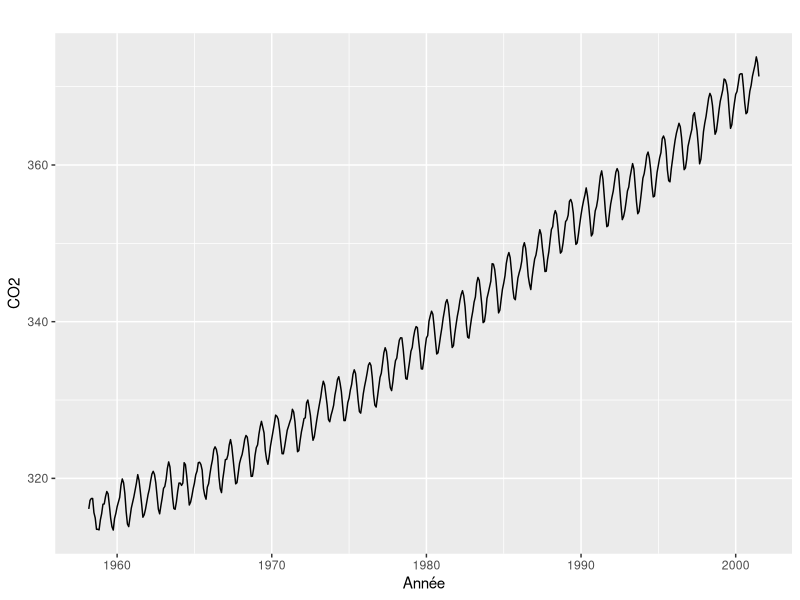
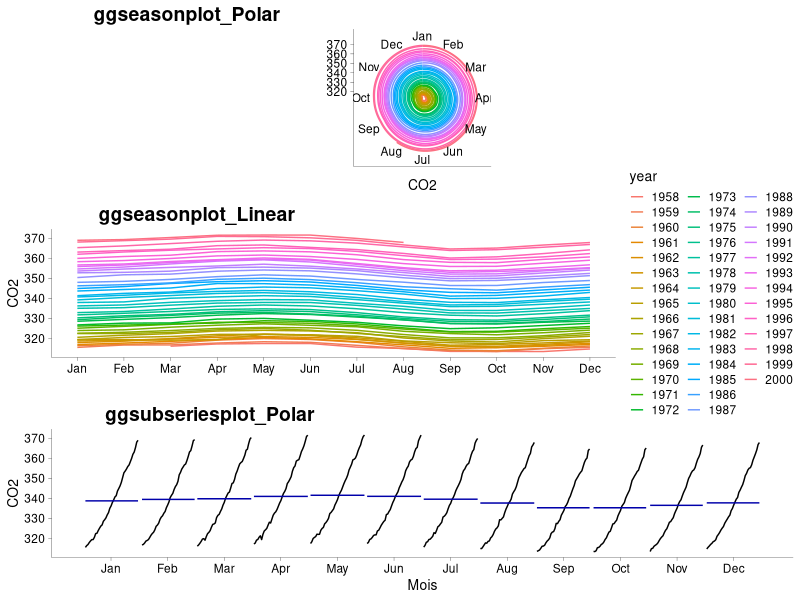
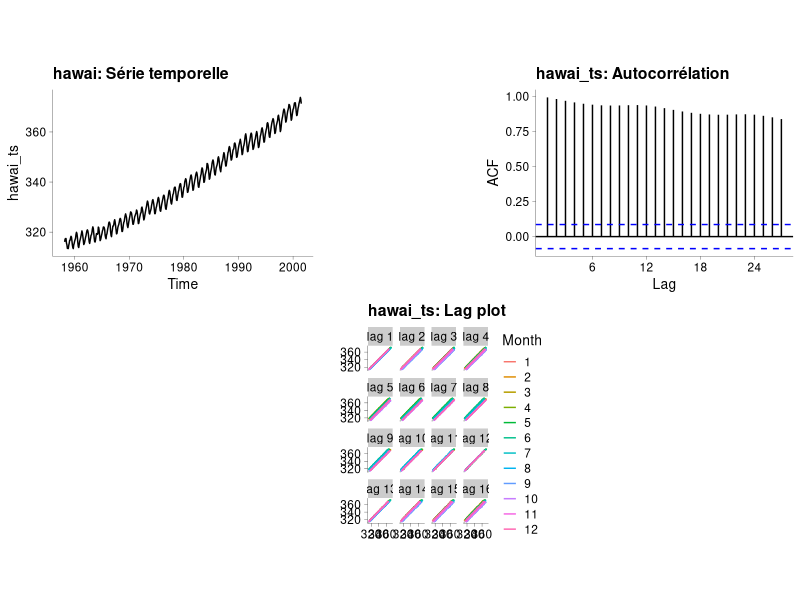
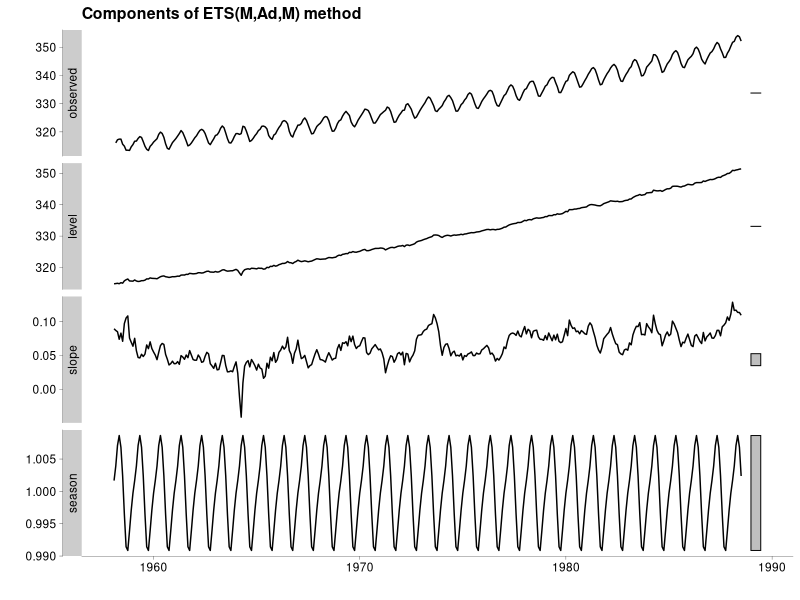
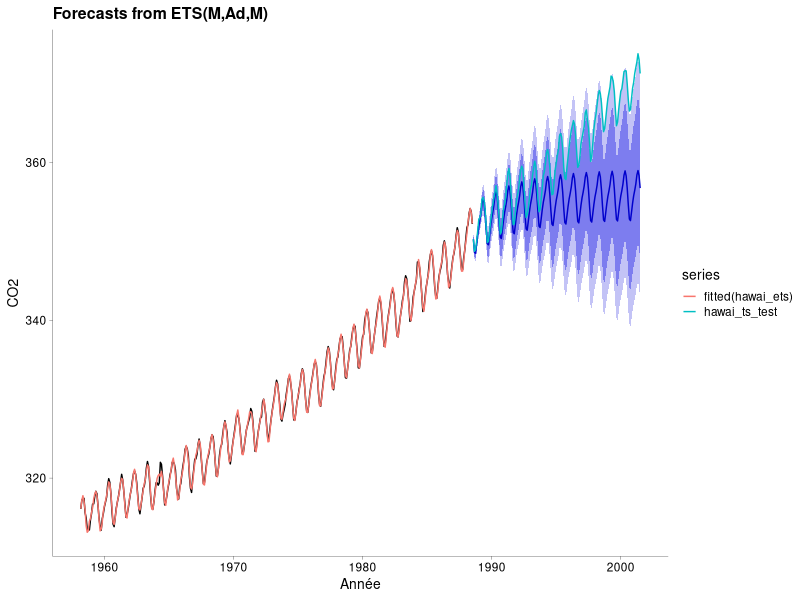
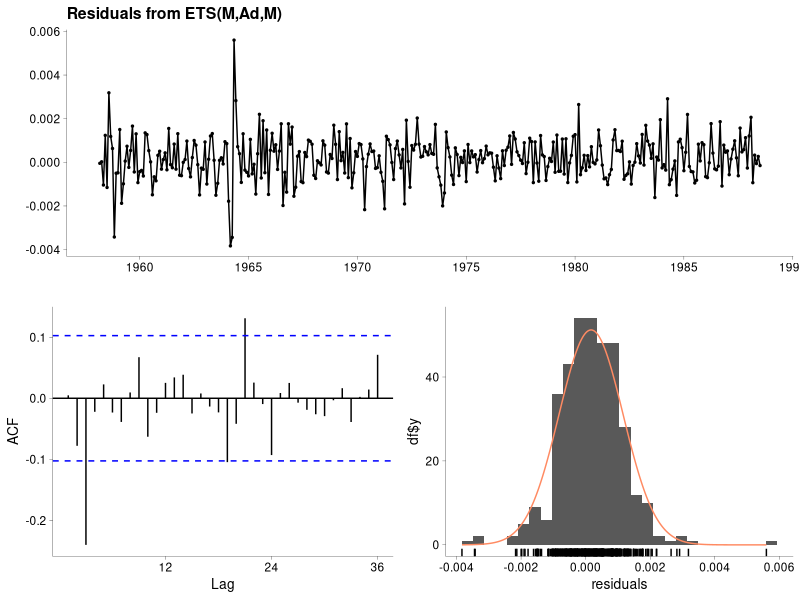
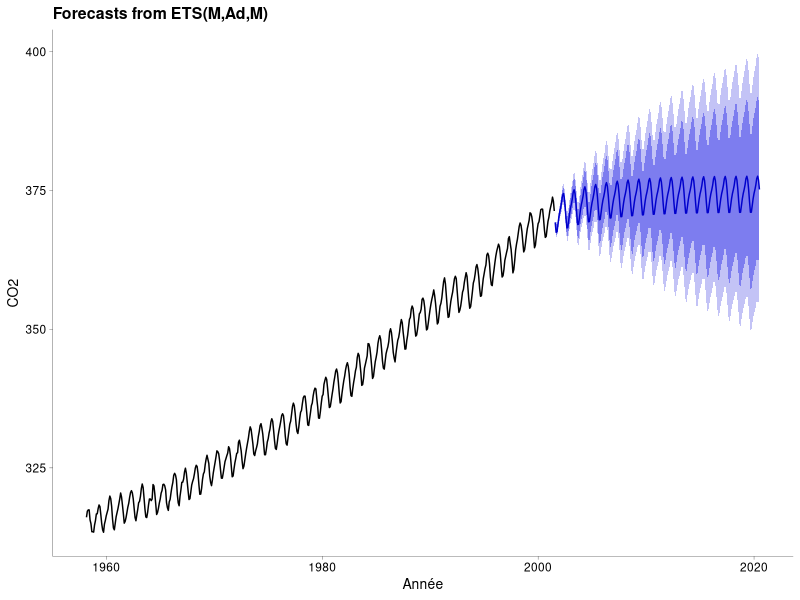
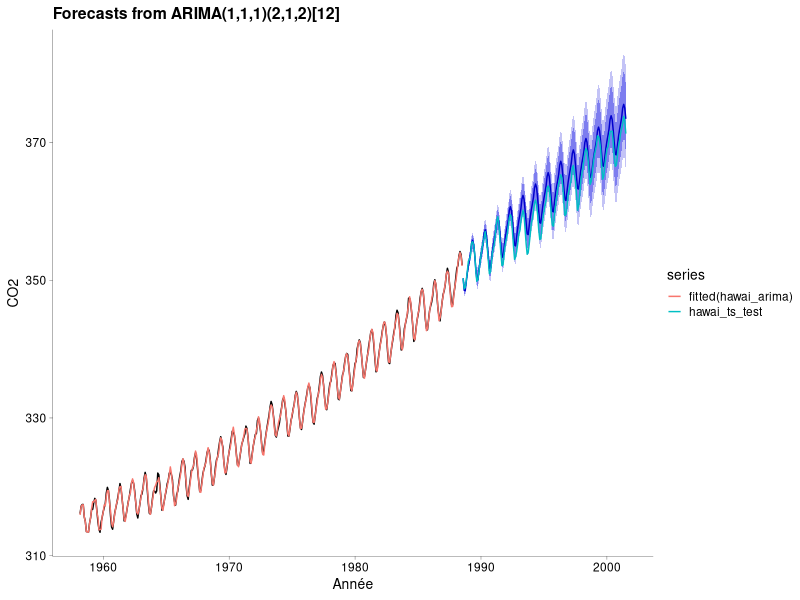

Source code (R) for these figures, in order:
## ---- chunk 1
#Paramètres globaux
knitr::opts_chunk$set(echo = TRUE, comment =  " ", fig.align='center', message = FALSE, warning = FALSE)

## ---- chunk 2

## Charger le jeu de données
hawai <- read.csv("data/hawai1959.csv")
hawai$time[4] <- 1958.417             # Changement automatique au lieu de le faire 
                                      # directement dans le fichier

## Prétraitement du jeu de données
## Librairies requises

library(lubridate)
library(tidyverse)

hawai <- hawai %>%
  mutate(Date = time %>% date_decimal) %>%          ## Ajout d'une variable
  filter(Date < ymd(20010801)) %>%                  ## Limiter les données à juil. 2001
  mutate(Annee = Date %>% year())                   ## Ajout d'une variable numérique Année

hawai %>% head(5)

## Serie temporelle et visualisation
## Librairies requises

library(forecast)

hawai_ts <- ts(hawai %>% 
                 select(CO2),                         ## Ne choisit que le CO2 atmosphérique
               start = c(hawai$Annee[1], 3),          ## Débuter en mars
               frequency = 12)                        ## Fréquence de 12 pour les 12 mois de l'année
# Graphiques
hawai_ts %>%
  autoplot() + labs(x = "Année", y = "CO2")
## ---- chunk 3
## Librairie requise

library(cowplot)

theme_set(theme_cowplot(font_size = 10, font_family = "", line_size = 0.1))     ## cowplot change le theme
plot1 <- ggseasonplot(window(hawai_ts, 1958+2/12, 2001-5/12)) + 
  labs(y="CO2", x = " ", title = " ")
plot2 <- ggseasonplot(window(hawai_ts, 1958+2/12, 2001-5/12), polar = TRUE) + 
  labs(x = "CO2", title = " ") +
  theme(legend.position="none")
plot3 <- ggsubseriesplot(window(hawai_ts, 1958+2/12, 2001-5/12), polar = TRUE) + 
  labs(x = "Mois", y = "CO2", title = " ")

plot_grid(plot2, plot1, plot3, ncol = 1, labels = c("ggseasonplot_Polar", "ggseasonplot_Linear", "ggsubseriesplot_Polar"))

## ---- chunk 4

## ggdraw est la fonction de base de cowplot pour combiner des graphiques
ggdraw() + 
  
  ## Transformation en objets graphiques et appel à la fonction draw_plot
  draw_grob(ggplotGrob(autoplot(hawai_ts) + 
              ggtitle("hawai: Série temporelle")), 
            x = -.30, y = .20, scale = 0.4) +
  
  ## Ajout du graphique d'autocorrélation
  draw_grob(ggplotGrob(ggAcf(hawai_ts) + ggtitle("hawai_ts: Autocorrélation")), 
            x = .30, y = .20, scale = 0.4) + 
  
   ## Ajout du lag plot
  draw_grob(ggplotGrob(gglagplot(hawai_ts) + ggtitle("hawai_ts: Lag plot")), 
            x = 0.04, y = -.22, scale = 0.45)
## ---- chunk 5
Box <- Box.test(hawai_ts, lag = 20, type = "Ljung-Box") ## lag définit le nombre de coef. d'autocor.
Box
## ---- chunk 6
hawai_ts_train <- window(hawai_ts, start = 1958+2/12, end = (1958+2/12) + 0.7*length(hawai_ts)/12)
hawai_ts_test <- window(hawai_ts, start = (1958+2/12) + 0.7*length(hawai_ts)/12)
## ---- chunk 7
## appel à la fonction ets
hawai_model_ets <- ets(hawai_ts_train)
hawai_model_ets
## ---- chunk 8
autoplot(hawai_model_ets)
## ---- chunk 9
hawai_ets <- hawai_model_ets %>% forecast(h = length(hawai_ts_test)) ## h est l'horizon prévisionnel
hawai_ets %>% autoplot(xlab = "Année", ylab = "CO2" ) + 
  autolayer(hawai_ts_test) +
  autolayer(fitted(hawai_ets))
## ---- chunk 10
accuracy(hawai_ets, hawai_ts)
## ---- chunk 11
checkresiduals(hawai_model_ets)
## ---- chunk 12
shapiro.test(residuals(hawai_model_ets))

library("e1071")
kurtosis(residuals(hawai_model_ets), na.rm = TRUE)
## ---- chunk 13
hawai_ts %>% ets() %>% forecast(h=12*19) %>% autoplot() + 
  labs(label = "Prévision du CO2 atmosphérique pour 2020", x = "Année", y = "CO2")
## ---- chunk 14
hawai_model_arima <- hawai_ts_train %>% auto.arima()
hawai_arima <- hawai_model_arima %>% forecast(h = length(hawai_ts_test))

hawai_arima %>% autoplot(xlab = "Année", ylab = "CO2" ) + 
  autolayer(hawai_ts_test) +
  autolayer(fitted(hawai_arima))
## ---- chunk 15
accuracy(hawai_arima, hawai_ts)
## ---- chunk 16
checkresiduals(hawai_model_arima)
## ---- chunk 17
hawai_ts %>% auto.arima() %>% forecast(h=12*19) %>% autoplot() + 
  labs(label = "Prévision 2020", x = "Année", y = "CO2")
## ---- chunk 18
warnings()
